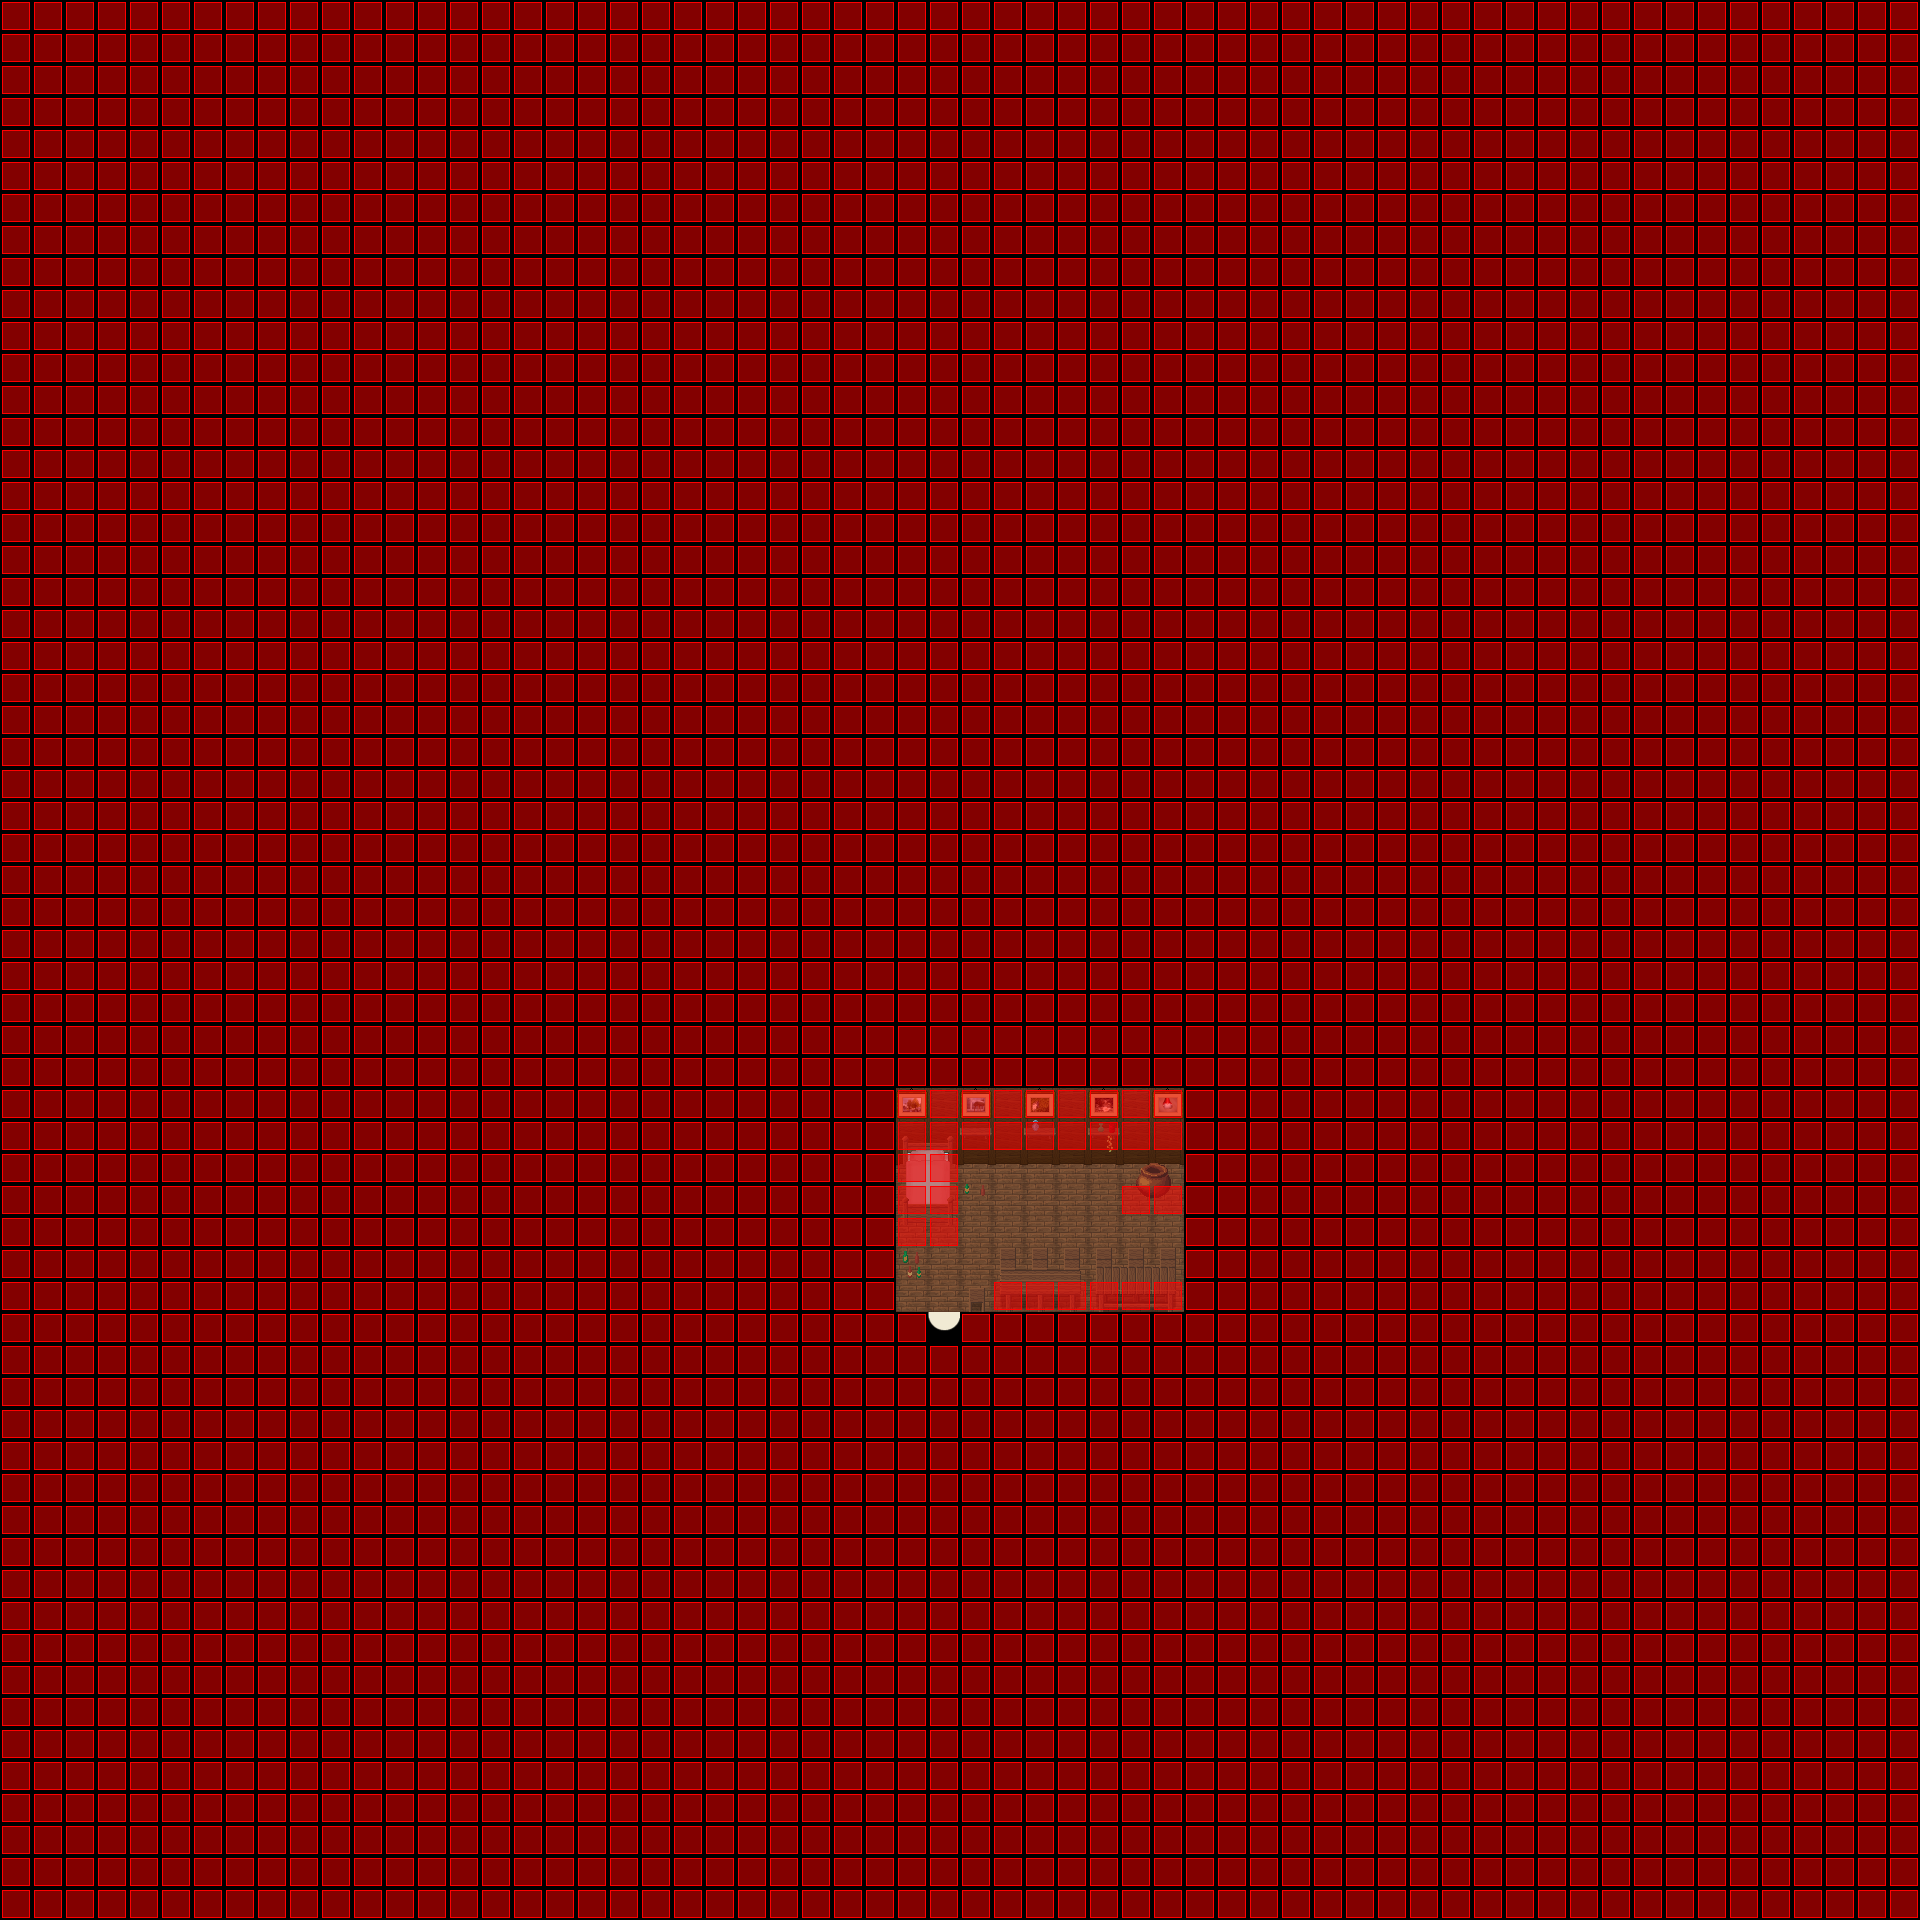

Below is a game level as drawn by its tile map, then a one-line description and the .tmx that defines it (tile-layer data replaced by summaries):
An orthogonal 60x60 tile map with 32x32 px tiles, 7 tile layers (Ground, Ground, Ground, Ground, ...), 6 tilesets and 2 objects (SCRIPT, WARP).

<map version="1.0" orientation="orthogonal" width="60" height="60" tilewidth="32" tileheight="32">
  <properties>
    <property name="music" value="faith.ogg" />
  </properties>
  <tileset firstgid="1" name="collision1_32_32" tilewidth="32" tileheight="32">
    <image source="../graphics/tiles/collision1_32_32.png" />
  </tileset>
  <tileset firstgid="1025" name="indoor3_32_32" tilewidth="32" tileheight="32">
    <image source="../graphics/tiles/indoor3_32_32.png" />
  </tileset>
  <tileset firstgid="2049" name="indoor2_32_32" tilewidth="32" tileheight="32">
    <image source="../graphics/tiles/indoor2_32_32.png" />
  </tileset>
  <tileset firstgid="3073" name="indoor2_32_64" tilewidth="32" tileheight="64">
    <image source="../graphics/tiles/indoor2_32_64.png" />
  </tileset>
  <tileset firstgid="3585" name="indoor2_32_96" tilewidth="32" tileheight="96">
    <image source="../graphics/tiles/indoor2_32_96.png" />
  </tileset>
  <tileset firstgid="3905" name="indoor1_32_64" tilewidth="32" tileheight="64">
    <image source="../graphics/tiles/indoor1_32_64.png" />
  </tileset>
  <layer name="Ground" width="60" height="60">
    <data>[3600 cells, 3600 non-empty, 3 distinct tile ids]</data>
  </layer>
  <layer name="Ground" width="60" height="60">
    <data>[3600 cells, 27 non-empty, 3 distinct tile ids]</data>
  </layer>
  <layer name="Ground" width="60" height="60">
    <data>[3600 cells, 29 non-empty, 24 distinct tile ids]</data>
  </layer>
  <layer name="Ground" width="60" height="60">
    <data>[3600 cells, 2 non-empty, 2 distinct tile ids]</data>
  </layer>
  <layer name="Fringe" width="60" height="60">
    <data>[3600 cells, 2 non-empty, 2 distinct tile ids]</data>
  </layer>
  <layer name="Over" width="60" height="60">
    <data>[3600 cells, 6 non-empty, 6 distinct tile ids]</data>
  </layer>
  <layer name="Collision" width="60" height="60">
    <data>[3600 cells, 3568 non-empty, 1 distinct tile ids]</data>
  </layer>
  <objectgroup name="Object" width="60" height="60" x="0" y="0">
    <object name="External Map Events" type="SCRIPT" x="0" y="0" width="0" height="0">
      <properties>
        <property name="FILENAME" value="scripts/maps/iw-nelaro-house17-o00-o00-o00.lua" />
      </properties>
    </object>
    <object name="Warp to city" type="WARP" x="928" y="1312" width="32" height="32">
      <properties>
        <property name="DEST_MAP" value="ow-o0000-n0004-o0000" />
        <property name="DEST_X" value="3760" />
        <property name="DEST_Y" value="2960" />
      </properties>
    </object>
  </objectgroup>
</map>
